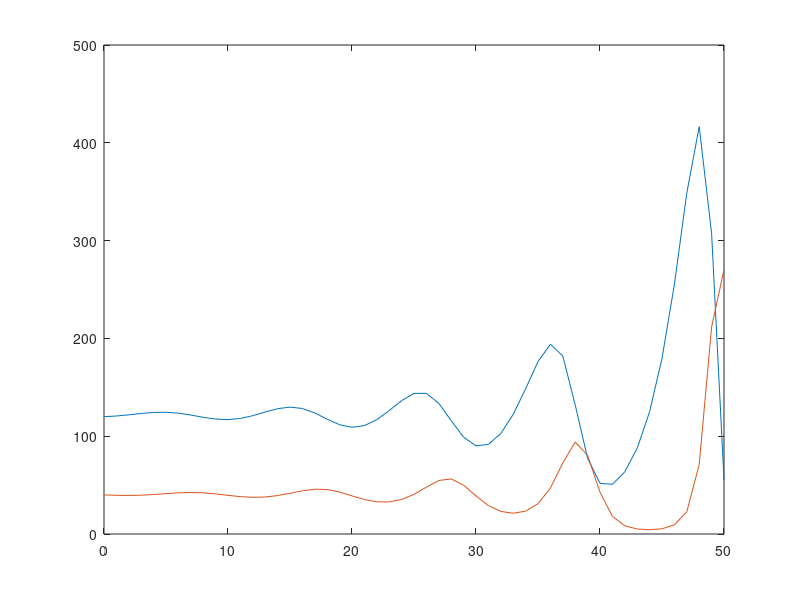

Source code (MATLAB):
lambda=1.5;
a=0.01;
N=zeros(1,50);
P=zeros(1,50);
N(1)=120;
P(1)=40;
for k=1:50
  N(k+1)=lambda*N(k)*exp(-a*P(k))
  P(k+1)=N(k)*(1-exp(-a*P(k)))
endfor
t=[0:50];
plot(t,N,t,P);
 